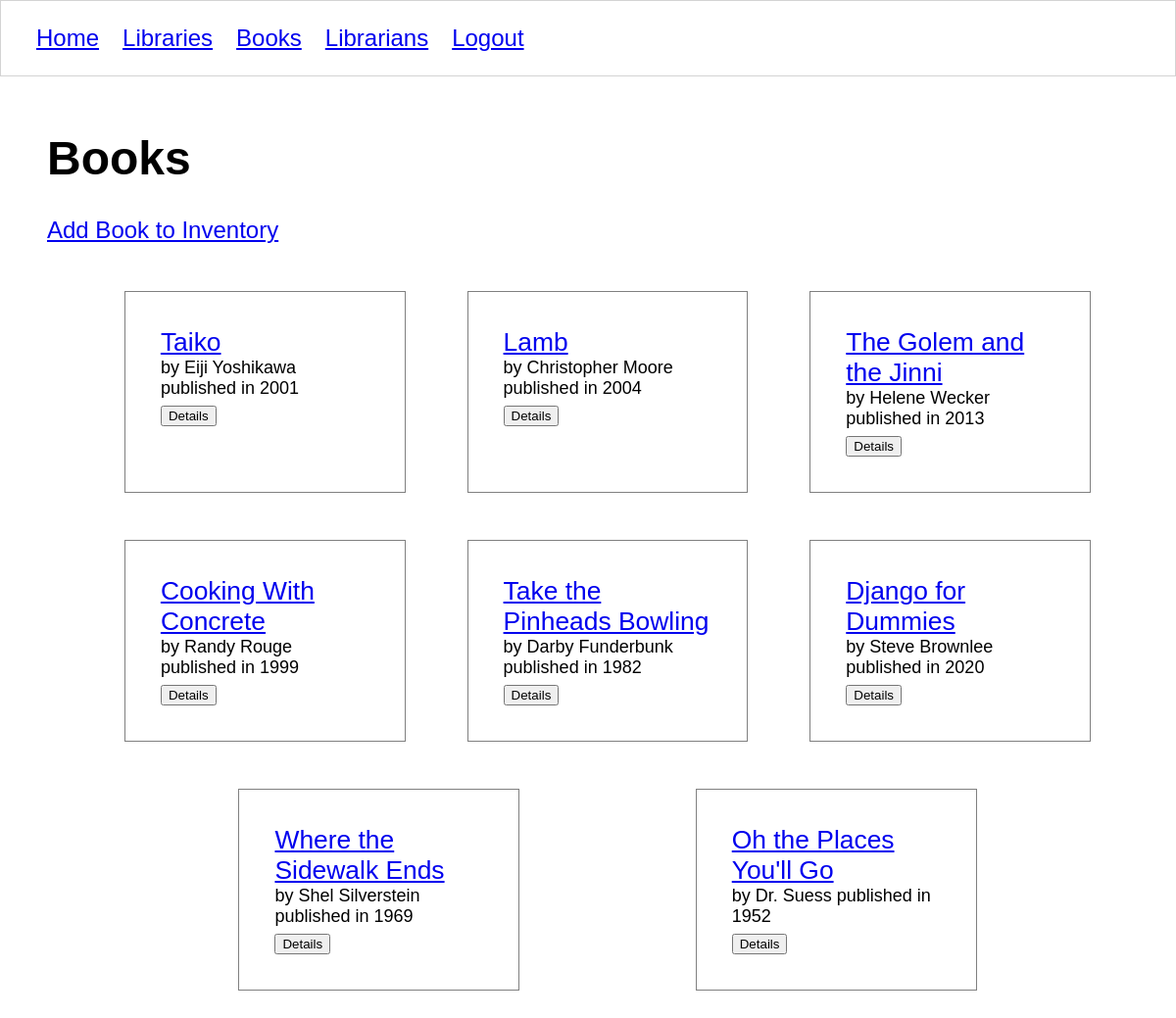
/books/ (signed in), run on an earlier commit of the app's database.
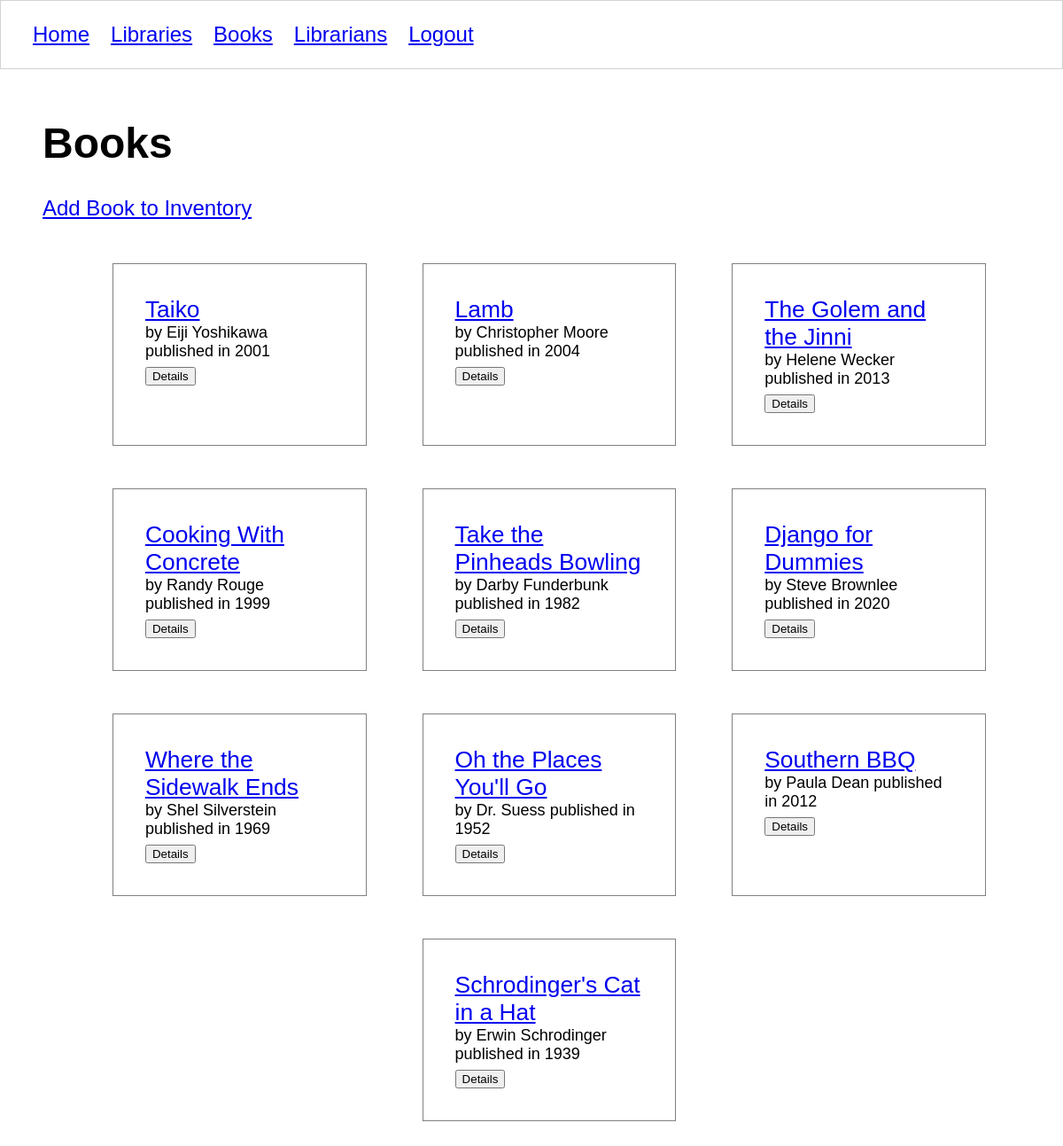
And on a later commit of the database.
### libraryapp/models/book.py (models this page shows, shortened)
class Book(models.Model):
    title = models.CharField(max_length=50)
    isbn = models.CharField(max_length=50)
    author = models.CharField(max_length=50)
    year_published = models.IntegerField()
    location = models.ForeignKey(Library, on_delete=models.CASCADE)
    librarian = models.ForeignKey(Librarian, on_delete=models.CASCADE)
    class Meta:
        verbose_name = ("book")
        verbose_name_plural = ("books")

### libraryapp/views/books/list.py (the view, shortened to what this page needs)
# urls.py: path('books/', book_list, name='books'),
@login_required
def book_list(request):
    if request.method == 'GET':
        with sqlite3.connect(Connection.db_path) as conn:
            conn.row_factory = sqlite3.Row
            db_cursor = conn.cursor()
            db_cursor.execute("""
            select
                b.id,
                b.title,
                b.isbn,
                b.author,
                b.year_published,
                b.librarian_id,
                b.location_id
            from libraryapp_book b
            """)
            all_books = []
            dataset = db_cursor.fetchall()
            for row in dataset:
                book = Book()
                book.id = row['id']
                book.title = row['title']
                book.isbn = row['isbn']
                book.author = row['author']
                book.year_published = row['year_published']
                book.librarian_id = row['librarian_id']
                book.location_id = row['location_id']
                all_books.append(book)
        template = 'books/list.html'
        context = {
            'all_books': all_books
        }
        return render(request, template, context)

### libraryapp/templates/books/list.html (shortened to what this page needs)
{% extends 'shared/base.html' %}
{% load static %}
{% block css %}
    <link rel="stylesheet" href="{% static 'styles/books.css' %}" />
{% endblock %}
{% block content %}
    <h1>Books</h1>
    <a href="{% url 'libraryapp:book_form' %}">Add Book to Inventory</a>
    <ol class="books">
    {% for book in all_books %}
        <li class="book">
            <a class="book__title" href="{% url 'libraryapp:book' book.id %}"> {{ book.title }}</a>
            <div class="book__description">
                by {{book.author}} published in {{book.year_published}}
            </div>
            <button id="detail--{{ book.id }}">Details</button>
        </li>
    {% endfor %}
    </ol>
{% endblock %}

### libraryapp/templates/shared/base.html (shortened to what this page needs)
{% load static %}
<!DOCTYPE html>
<html>
<head>
    <link rel="stylesheet" href="{% static 'styles/base.css' %}" />
    {% block css %}
    {% endblock %}
</head>
<body>
    <nav id="site-nav">
        <ol class="navList">
            <li class="navList__route"><a href="{% url 'libraryapp:home' %}">Home</a></li>
            <li class="navList__route"><a href="{% url 'libraryapp:libraries' %}">Libraries</a></li>
            <li class="navList__route"><a href="{% url 'libraryapp:books' %}">Books</a></li>
            <li class="navList__route"><a href="{% url 'libraryapp:librarians' %}">Librarians</a></li>
            <li class="navList__route"><a href="{% url 'libraryapp:logout' %}">Logout</a></li>
        </ol>
    </nav>
    <main class="main-content">
        {% block content %}
        {% endblock %}
    </main>
</body>
</html>

### libraryapp/static/styles/base.css (style rules this page uses)
body { margin: 0; padding: 0; font-size: 1.5em; font-family: 'Gill Sans', 'Gill Sans MT', Calibri, 'Trebuchet MS', sans-serif; }
.main-content { padding: 1em 2em; }
.navList { list-style-type: none; display: flex; border: 1px solid lightgray; padding: 1em; margin: 0; }
.navList__route { margin: 0 0.5em; }

### libraryapp/static/styles/books.css (style rules this page uses)
.books { list-style: none; display: flex; flex-wrap: wrap; justify-content: space-evenly; }
.book { flex-basis: 20%; padding: 0 2em 0.5em 2em; border: 1px solid gray; margin: 1em; padding: 1.5em; }
.book__title { font-size: 1.1em; }
.book__description { font-size: 0.75em; }

What changed in the data, as far as the page shows it:
added Book: title "Southern BBQ", author "Paula Dean", year_published "2012"
added Book: title "Schrodinger's Cat in a Hat", author "Erwin Schrodinger", year_published "1939"
